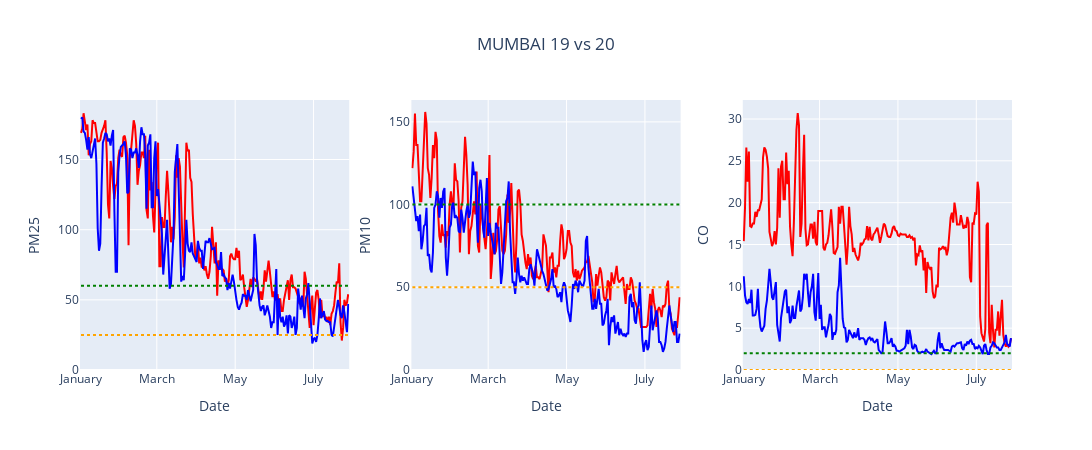

The notebook cell saved with this chart:
### Code cell
df_mum=df[df['City'].isin(['Mumbai'])]
fig = make_subplots(
rows=1, cols=3,
#subplot_titles=imp_pollutant,
vertical_spacing=0.05
)
for m,i in enumerate(imp_pollutant):
    dfd=df_mum[df_mum['Specie'].isin([i])]
    fig.add_trace(go.Scatter(x=dfd['Date_x'],y=dfd['median_x'],line_color='red'),row=1,col=m+1)
    fig.update_xaxes(tickformat="%B",row=1,col=m+1)
    fig.add_trace(go.Scatter(x=dfd['Date_x'],y=dfd['median_y'],line_color='blue'),row=1,col=m+1)
    fig.add_shape(go.layout.Shape(type="line", x0=start, y0=pollutant_who[i], x1=end, y1=pollutant_who[i],
                                  line=dict(color='orange', width=2,dash='dot'),),row=1,col=m+1)
    fig.add_shape(go.layout.Shape(type="line", x0=start, y0=pollutant_naaqs[i], x1=end, y1=pollutant_naaqs[i],
                                  line=dict(color='green', width=2,dash='dot'),),row=1,col=m+1)
    fig.update_yaxes(title=i.upper(),range=[0,dfd['median_x'].max() +dfd['median_x'].mean()/10], row=1, col=m+1)
    fig.update_xaxes(title_text="Date", row=1, col=m+1)
fig.update_layout(title='MUMBAI 19 vs 20',title_x=0.5,height=450,width=1300,showlegend=False)
fig.show()
fig.write_image(f'images/19vs20_mumbai.png')

### Figure 1 — Plotly figure (JSON) as saved in the notebook; plotly's stock layout.template omitted (floating-point values rounded to 4 significant figures; data arrays with more than 128 entries replaced by an {"elided": "..."} marker saying what was removed)
{"data": [{"line": {"color": "red"}, "type": "scatter", "x": {"elided": "208 str values"}, "xaxis": "x", "y": {"elided": "208 int values"}, "yaxis": "y"}, {"line": {"color": "blue"}, "type": "scatter", "x": {"elided": "208 str values"}, "xaxis": "x", "y": {"elided": "208 int values"}, "yaxis": "y"}, {"line": {"color": "red"}, "type": "scatter", "x": {"elided": "208 str values"}, "xaxis": "x2", "y": {"elided": "208 int values"}, "yaxis": "y2"}, {"line": {"color": "blue"}, "type": "scatter", "x": {"elided": "208 str values"}, "xaxis": "x2", "y": {"elided": "208 int values"}, "yaxis": "y2"}, {"line": {"color": "red"}, "type": "scatter", "x": {"elided": "208 str values"}, "xaxis": "x3", "y": {"elided": "208 float values"}, "yaxis": "y3"}, {"line": {"color": "blue"}, "type": "scatter", "x": {"elided": "208 str values"}, "xaxis": "x3", "y": {"elided": "208 float values"}, "yaxis": "y3"}], "layout": {"height": 450, "shapes": [{"line": {"color": "orange", "dash": "dot", "width": 2}, "type": "line", "x0": "2019-01-01", "x1": "2019-07-28", "xref": "x", "y0": 25, "y1": 25, "yref": "y"}, {"line": {"color": "green", "dash": "dot", "width": 2}, "type": "line", "x0": "2019-01-01", "x1": "2019-07-28", "xref": "x", "y0": 60, "y1": 60, "yref": "y"}, {"line": {"color": "orange", "dash": "dot", "width": 2}, "type": "line", "x0": "2019-01-01", "x1": "2019-07-28", "xref": "x2", "y0": 50, "y1": 50, "yref": "y2"}, {"line": {"color": "green", "dash": "dot", "width": 2}, "type": "line", "x0": "2019-01-01", "x1": "2019-07-28", "xref": "x2", "y0": 100, "y1": 100, "yref": "y2"}, {"line": {"color": "orange", "dash": "dot", "width": 2}, "type": "line", "x0": "2019-01-01", "x1": "2019-07-28", "xref": "x3", "y0": 0, "y1": 0, "yref": "y3"}, {"line": {"color": "green", "dash": "dot", "width": 2}, "type": "line", "x0": "2019-01-01", "x1": "2019-07-28", "xref": "x3", "y0": 2, "y1": 2, "yref": "y3"}], "showlegend": false, "title": {"text": "MUMBAI 19 vs 20", "x": 0.5}, "width": 1300, "xaxis": {"anchor": "y", "autorange": true, "domain": [0, 0.2889], "range": ["2018-12-31 08:44:58.167", "2019-07-28 15:15:01.833"], "tickformat": "%B", "title": {"text": "Date"}, "type": "date"}, "xaxis2": {"anchor": "y2", "autorange": true, "domain": [0.3556, 0.6444], "range": ["2018-12-31 08:44:58.167", "2019-07-28 15:15:01.833"], "tickformat": "%B", "title": {"text": "Date"}, "type": "date"}, "xaxis3": {"anchor": "y3", "autorange": true, "domain": [0.7111, 1], "range": ["2018-12-31 08:44:58.167", "2019-07-28 15:15:01.833"], "tickformat": "%B", "title": {"text": "Date"}, "type": "date"}, "yaxis": {"anchor": "x", "domain": [0, 1], "range": [0, 192.4], "title": {"text": "PM25"}, "type": "linear"}, "yaxis2": {"anchor": "x2", "domain": [0, 1], "range": [0, 163.2], "title": {"text": "PM10"}, "type": "linear"}, "yaxis3": {"anchor": "x3", "domain": [0, 1], "range": [0, 32.27], "title": {"text": "CO"}, "type": "linear"}}}
